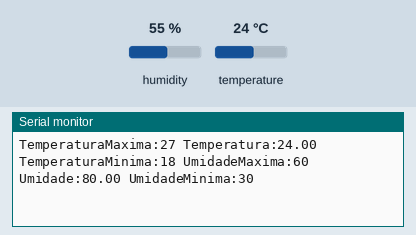
This sketch was run on a simulated Arduino Uno, built with avr-gcc and run on an emulated ATmega328P. Parts: the last lines printed to the serial monitor. The inputs (shaded band) are chosen by the test bench; at power-on: humidity 55 %, temperature 24 °C.

Above: at 2.9 s.
3.0 s: humidity set to 22 %
At 5.7 s:
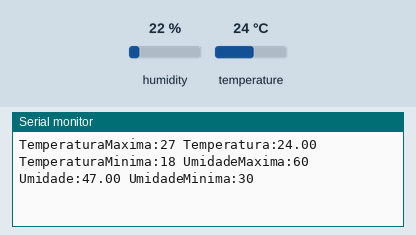
5.8 s: temperature set to 12 °C
At 7.8 s:
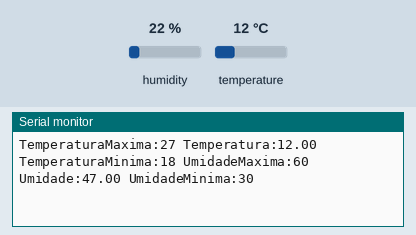
8.6 s: humidity set to 88 %
At 8.6 s:
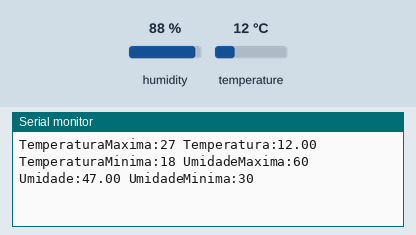
Timing chart, 0 to 11.6 s (numbered marks = the images above; inputs shaded):
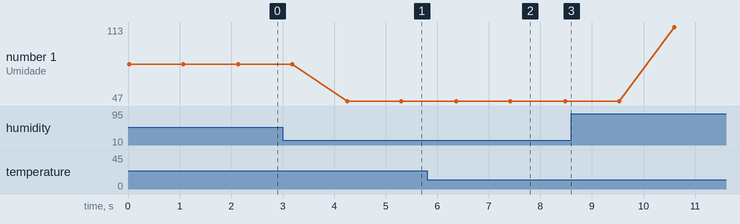

Measured:
- after the input at 3.0 s, the serial monitor: prints a new line after 1.3 s (image 1)
- after the input at 5.8 s, the serial monitor: prints a new line after 0.57 s (image 2)
- plotted number 1: 80 → 47 after the input at 3.0 s, 47 → 113 after the input at 8.6 s

The sketch:

codigo_dht11_grafico.ino
```cpp
#include "DHT.h" // Inclui a biblioteca do DHT11

#define  TIPO_SENSOR DHT11 // Define que o sensor que está sendo utilizado é o DTH11
const int PINO_SENSOR_DHT11 = A0; // Define uma variavel que atribui o pino sensor na porta analágica A0

DHT sensorDHT(PINO_SENSOR_DHT11, TIPO_SENSOR); // Define que o sensor está na porta A0

void setup() {
  Serial.begin(9600); // Inicia uma comunicação via serial na velocidade de 9600 baud rate
  sensorDHT.begin(); //Sincroniza a taxa de comunicação do serial begin com o sensor
}

void loop() {
  float umidade = sensorDHT.readHumidity() + 25; // Cria uma váriavel chamada umidade que é atribuida o valor da umidade medido pelo sensor
  float temperatura = sensorDHT.readTemperature();// Cira uma váriavel chama temperatura que é atribuida o valor de temperatura medida pelo sensor

  if (isnan(temperatura) || isnan(umidade) )
  {

  }
  else
  {
    Serial.print("TemperaturaMaxima:");
    Serial.print(27);
    Serial.print(" ");
    Serial.print("Temperatura:");
    Serial.print(temperatura);
    Serial.print(" ");
    Serial.print("TemperaturaMinima:");
    Serial.print(18);
    Serial.print(" ");
    Serial.print("UmidadeMaxima:");
    Serial.print(60);
    Serial.print(" ");
    Serial.print("Umidade:");
    Serial.print(umidade);
    Serial.print(" ");
    Serial.print("UmidadeMinima:");
    Serial.println(30);
  }

  delay(1000); // cria um delay de 1000ms

}
```
